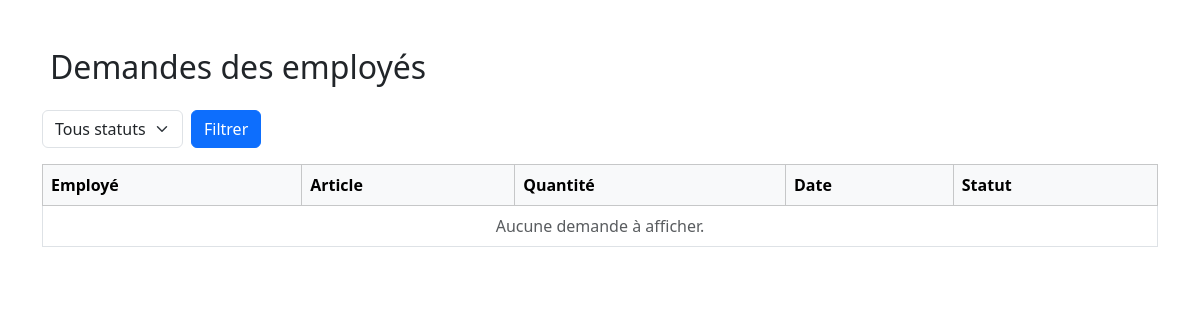
The page /demandes/ (signed in) on the database as committed earlier.
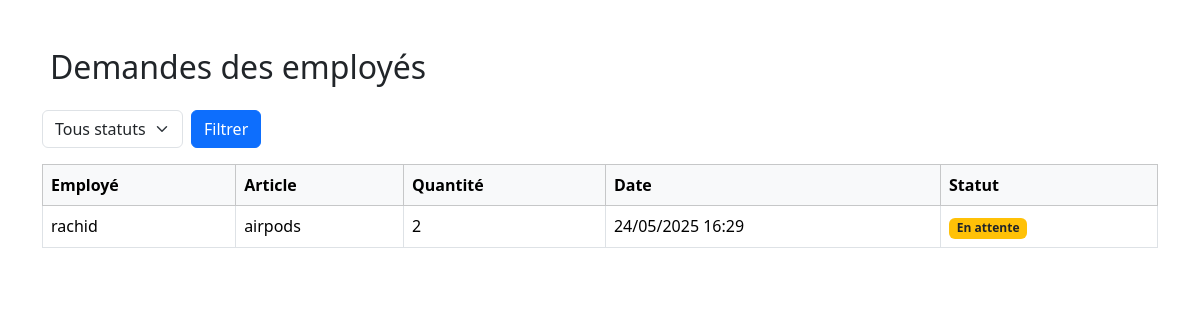
The same page on the database as committed later.
### inventory/models.py (models this page shows, shortened)
class DemandeArticle(models.Model):
    STATUT_CHOICES = [
        ('en_attente', 'En attente'),
        ('approuvee', 'Approuvée'),
        ('refusee', 'Refusée'),
    ]
    employe = models.ForeignKey(settings.AUTH_USER_MODEL, on_delete=models.CASCADE, limit_choices_to={'role': 'employe'})
    article = models.ForeignKey(Article, on_delete=models.CASCADE)
    quantite = models.PositiveIntegerField()
    date_demande = models.DateTimeField(auto_now_add=True)
    statut = models.CharField(max_length=20, choices=STATUT_CHOICES, default='en_attente')

class CustomUser(AbstractUser):
    ROLE_CHOICES = [
        ('admin', 'Administrateur'),
        ('gestionnaire', 'Gestionnaire de stock'),
        ('employe', 'Employé'),
        ('fournisseur', 'Fournisseur'),
    ]
    role = models.CharField(max_length=20, choices=ROLE_CHOICES)
    phone_number = models.CharField(max_length=15, blank=True, null=True)
    secondary_email = models.EmailField("Email secondaire (2FA)", blank=True, null=True, unique=True)

class Article(models.Model):
    nom       = models.CharField(max_length=200)
    reference = models.CharField(max_length=100, unique=True)
    prix      = models.DecimalField(max_digits=10, decimal_places=2)
    quantite  = models.IntegerField(default=0, help_text="Quantité réelle en stock")
    stock     = models.IntegerField(default=0, help_text="Stock calculé ou ajusté manuellement")
    description = models.TextField(blank=True, default="")
    stock_min = models.PositiveIntegerField(default=1)

### inventory/views.py (the view)
# urls.py: path('demandes/', liste_demandes, name='liste_demandes'),
@login_required
@user_passes_test(is_gestionnaire)
def liste_demandes(request):
    demandes = DemandeArticle.objects.select_related('article', 'employe').order_by('-date_demande')
    statut = request.GET.get('statut')
    if statut:
        demandes = demandes.filter(statut=statut)
    context = {
        "demandes": demandes,
        "statut": statut,
    }
    return render(request, "liste.html", context)

### inventory/views.py (called while the page is built)
def is_gestionnaire(user):
    return user.role == 'gestionnaire' or user.role == 'admin'

### templates/liste.html (shortened to what this page needs)
<!DOCTYPE html>
<html lang="fr">
<head>
  <link rel="stylesheet" href="https://cdn.jsdelivr.net/npm/bootstrap@5.3.2/dist/css/bootstrap.min.css">
</head>
<body>
<div class="container mt-5">
  <h2 class="mb-4">Demandes des employés</h2>
  <form method="get" class="mb-3 d-flex gap-2">
    <select name="statut" class="form-select w-auto">
      <option value="">Tous statuts</option>
    </select>
    <button class="btn btn-primary">Filtrer</button>
  </form>
  <table class="table table-bordered table-hover align-middle">
    <thead class="table-light">
      <tr>
        <th>Employé</th>
        <th>Article</th>
        <th>Quantité</th>
        <th>Date</th>
        <th>Statut</th>
      </tr>
    </thead>
    <tbody>
      {% for demande in demandes %}
      <tr>
        <td>{{ demande.employe.username }}</td>
        <td>{{ demande.article.nom }}</td>
        <td>{{ demande.quantite }}</td>
        <td>{{ demande.date_demande|date:"d/m/Y H:i" }}</td>
        <td>
          {% if demande.statut == 'en_attente' %}
            <span class="badge bg-warning text-dark">En attente</span>
          {% elif demande.statut == 'approuvee' %}
            <span class="badge bg-success">Approuvée</span>
          {% else %}
            <span class="badge bg-danger">Refusée</span>
          {% endif %}
        </td>
      </tr>
      {% empty %}
      <tr>
        <td colspan="5" class="text-center text-muted">Aucune demande à afficher.</td>
      </tr>
      {% endfor %}
    </tbody>
  </table>
</div>
</body>
</html>

Rows that differ between the two databases and show on the page:
added DemandeArticle: employe.username "rachid", article.nom "airpods", quantite "2", date_demande "24/05/2025 16:29", statut "En attente"
Other text that changed with them:
text no longer shown: "Aucune demande à afficher."
